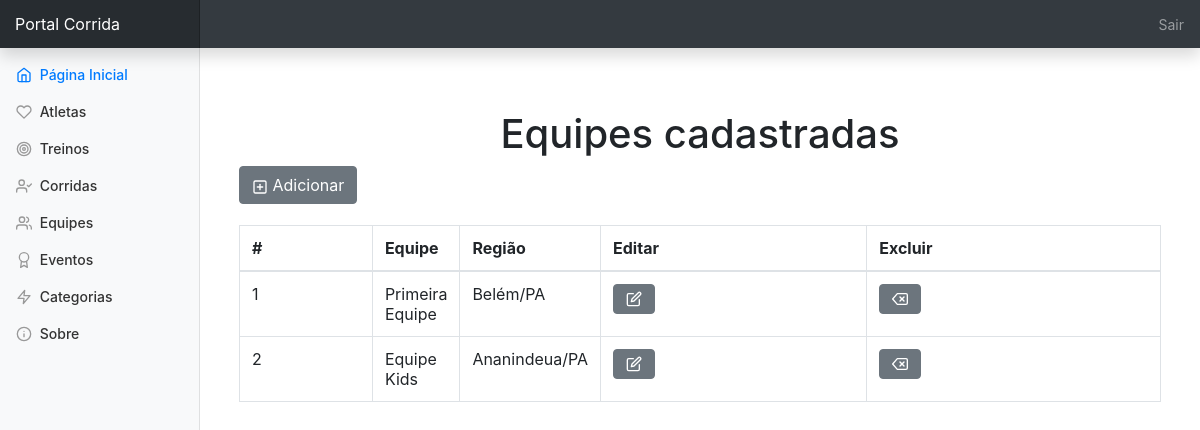
/equipe/crud_equipe.php?acao=listar (signed in), run on the app's committed database.
### tables this page shows
CREATE TABLE `equipe` (
  `id` int(11) NOT NULL,
  `nome_equipe` varchar(255) NOT NULL,
  `cidade` varchar(255) NOT NULL
);

### equipe/lista_equipe.php (the view, shortened to what this page needs)
<div class="container">
  <br>
  <h1>Equipes cadastradas</h1>
  <a class="btn btn-secondary"
   href="crud_equipe.php?acao=novo">
    <span data-feather="plus-square"></span> Adicionar
  </a>
  <br/><br/>
   <table class="table table-bordered table-hover">
     <thead class="">
        <th>#</th>
        <th class="col-md-1">Equipe</th>
        <th class="col-md-1">Região</th>
        <th>Editar</th>
        <th>Excluir</th>
     </thead>
     <tbody>
        <?php foreach($lista_equipe as $item):
              $id = $item['id']; ?>
        <tr>
            <td><?= $item['id']; ?></td>
            <td><?= $item['nome_equipe']; ?></td>
            <td><?= $item['cidade']; ?></td>
            <td>
              <a class="btn btn-secondary" href="crud_equipe.php?acao=buscar&id=<?= $id; ?>">
                <span data-feather="edit"></span>
              </a>
            </td>
            <td>
                <a class="btn btn-secondary" href="crud_equipe.php?acao=deletar&id=<?= $id; ?>">
                  <span data-feather="delete"></span>
                </a>
            </td>
        </tr>
        <?php endforeach ?>
     </tbody>
   </table>
</div>

### dashboard.css (style rules this page uses)
body { font-size: .875rem; }
.container { padding-top: 20px; }
.feather { width: 16px; height: 16px; vertical-align: text-bottom; }

### cabecalho.php (style rules this page uses)
h1 { text-align: center; }

### data on the page
equipe: id "1", nome_equipe "Primeira Equipe", cidade "Belém/PA"
equipe: id "2", nome_equipe "Equipe Kids", cidade "Ananindeua/PA"
